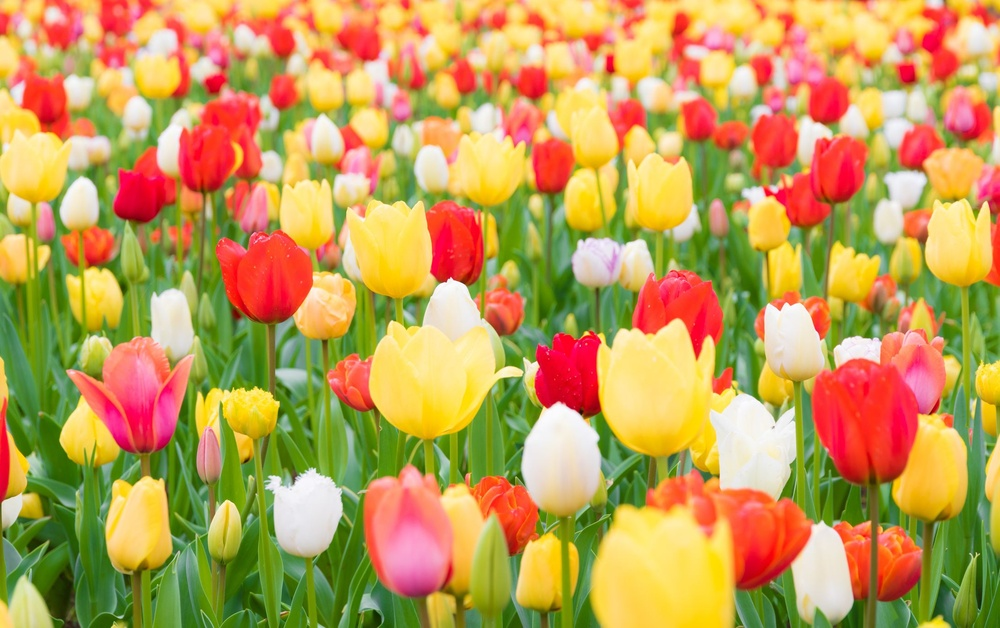
#> input picture flower.jpg, 1000 x 628 px, shrunk from 2186 x 1372 before the run, given in place of dog3.jpg, which was not available
$ jupyter execute --allow-errors matrix.ipynb
#> lines starting #> are read from the running program, lines starting #| are printed output that depends on the picture; long printed decimals are rounded; pictures that were not available may be replaced by others from this repository, and a replacement may not be noted
[cell 1]
import cv2
import numpy as np
I=cv2.imread('dog3.jpg')
#> I is the input picture: shape (628, 1000, 3); mean B, G, R 84.7, 156.1, 193
#> (the rest of this cell did not finish here and is left out)

[cell 2]
# example of pixel normalization
from numpy import asarray
from PIL import Image
# load image
image = Image.open('dog3.jpg')
pixels = asarray(image)
# confirm pixel range is 0-255
#print('Data Type: %s' % pixels.dtype)
print('Min: %.3f, Max: %.3f' % (pixels.min(), pixels.max()))
#| Min: 0.000, Max: 255.000
# convert from integers to floats
pixels = pixels.astype('float32')
# normalize to the range 0-1
pixels /= 255.0
# confirm the normalization
print('Min: %.3f, Max: %.3f' % (pixels.min(), pixels.max()))
#| Min: 0.000, Max: 1.000

[cell 3]
import numpy as np
x = np.ones((3, 3))
x[1:-1, 1:-1] = 0 # 2nd


print(x)

[cell 4]
import numpy as np
import matplotlib.pyplot as plt

arr = np.zeros((256,256,3), dtype=np.uint8)
imgsize = arr.shape[:2]
innerColor = (255, 255, 255)
outerColor = (10,10,10)
for y in range(imgsize[1]):
    for x in range(imgsize[0]):
        #Find the distance to the center
        distanceToCenter = np.sqrt((x - imgsize[0]//2) ** 2 + (y - imgsize[1]//2) ** 2)

        #Make it on a scale from 0 to 1innerColor
        distanceToCenter = distanceToCenter / (np.sqrt(2) * imgsize[0]/2)

        #Calculate r, g, and b values
        r = outerColor[0] * distanceToCenter + innerColor[0] * (1 - distanceToCenter)
        g = outerColor[1] * distanceToCenter + innerColor[1] * (1 - distanceToCenter)
        b = outerColor[2] * distanceToCenter + innerColor[2] * (1 - distanceToCenter)
        # print r, g, b
        arr[y, x] = (int(r), int(g), int(b))

plt.imshow(arr, cmap='gray')
plt.show()
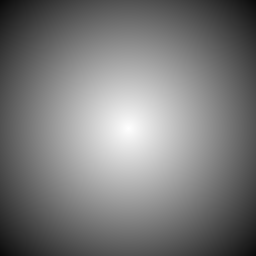
#> shown: shape (256, 256, 3); min 10, max 255, mean 121.9

[cell 5]
import matplotlib.pyplot as plt
import numpy as np
x = np.ones((3, 3))
x[1:-1, 1:-1] = 0
x = np.pad(x, pad_width=1, mode='constant', constant_values=2)
print(x)
plt.imshow(x, cmap='gray')

# Display the plot
plt.show()
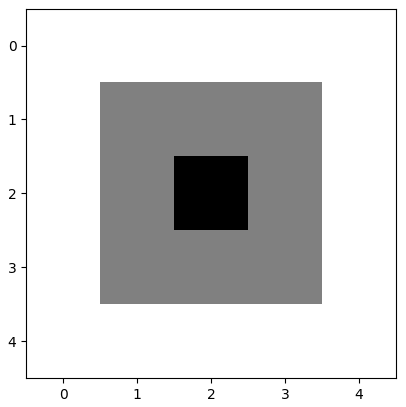
#> figure drawn by matplotlib, 1 panel

[cell 6]
#average
import numpy as np
import imageio
import matplotlib.pyplot as plt
img=imageio.imread("rose1.jpg")
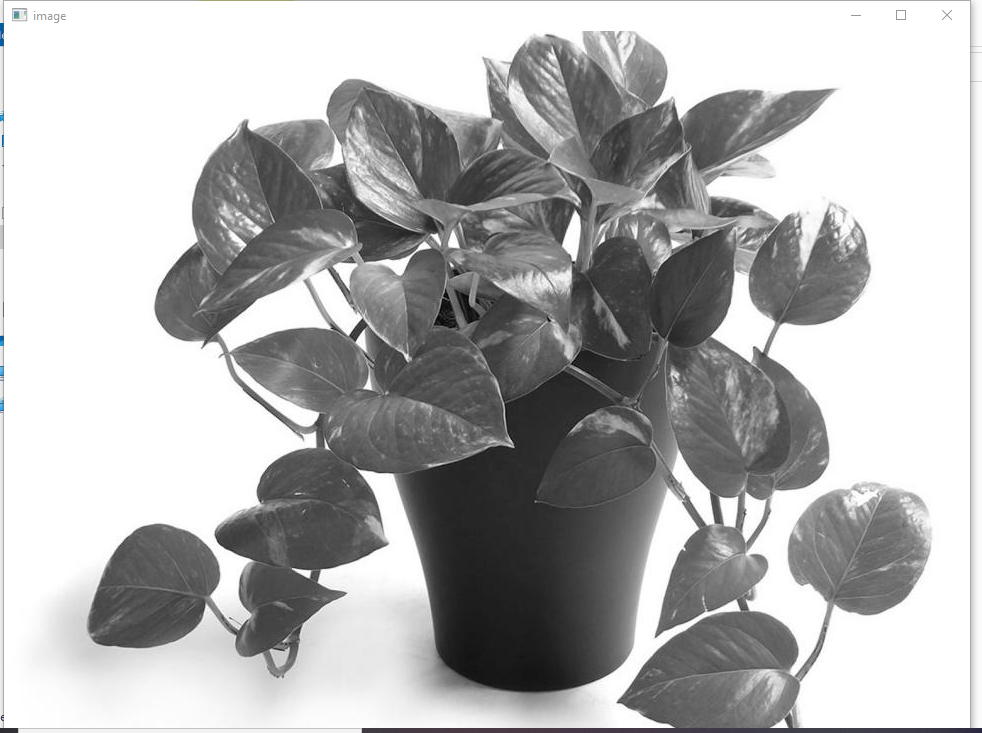
#> input picture Capture.PNG, 982 x 733 px, given in place of rose1.jpg, which was not available
#> img is the input picture: shape (733, 982, 4); mean R, G, B, A 178.7, 178.7, 178.8, 255
plt.imshow(img)
np.average(img)
#> Out = 197.8

[cell 7]
#SD

from PIL import Image,ImageStat
import matplotlib.pyplot as plt
im=Image.open('dog3.jpg')
plt.imshow(im)
plt.show()
stat=ImageStat.Stat(im)
print(stat.stddev)
#| [70.519, 59.638, 61.398]

[cell 8]
#Max
import cv2
import numpy as np
import matplotlib.pyplot as plt
img=cv2.imread('dog3.jpg' )
plt.imshow(img)
plt.show()
max_channels = np.amax([np.amax(img[:,:,0]), np.amax(img[:,:,1]),np.amax(img[:,:,2])])
#> max_channels = 255

print(max_channels)
#| 255

[cell 9]
#Min
import cv2
import numpy as np
import matplotlib.pyplot as plt
img=cv2.imread('dog3.jpg' )
plt.imshow(img)
plt.show()
min_channels = np.amin([np.min(img[:,:,0]), np.amin(img[:,:,1]),np.amin(img[:,:,2])])
#> min_channels = 0

print(min_channels)
#| 0

[cell 10]
#1
size = int(input("Enter the size of the matrix : "))
#> the answer given: 100

#2
for i in range(0,size):
  #3
  for j in range(0,size):
    #4
    if(i<=j):
      print("1",end = " ")

    else:
      print("0",end = " ")
  #5
  print()

[cell 11]
# Python3 program for printing
# the rectangular pattern
import matplotlib.pyplot as plt
# Function to print the pattern
def printPattern(n):

#> called with n = 4
    arraySize = n * 2 - 1;
    result = [[0 for x in range(arraySize)]
                 for y in range(arraySize)];

    # Fill the values
    for i in range(arraySize):
        for j in range(arraySize):
            if(abs(i - (arraySize // 2)) >
               abs(j - (arraySize // 2))):
                result[i][j] = abs(i - (arraySize // 2));
            else:
                result[i][j] = abs(j - (arraySize // 2));

    # Print the array
    for i in range(arraySize):
        for j in range(arraySize):
            print(result[i][j], end = " ");
        print("");

# Driver Code
n = 4;

printPattern(n);
